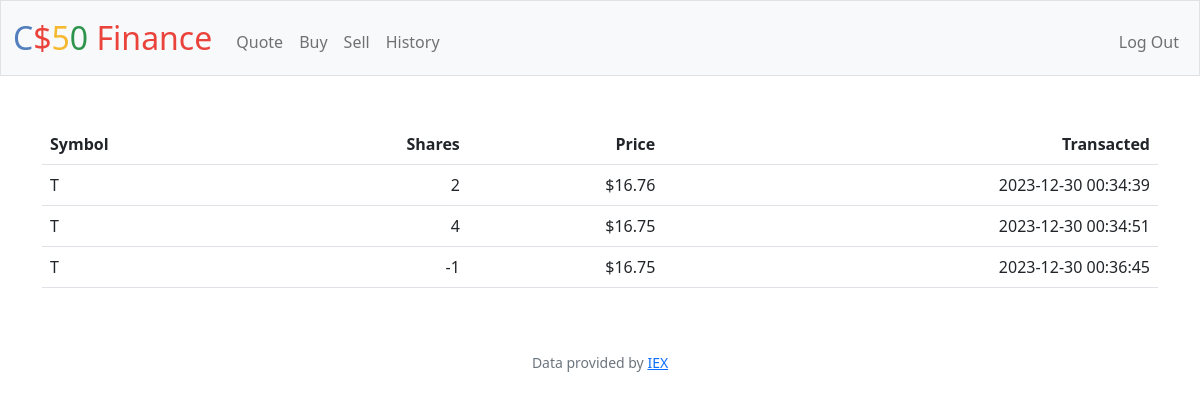
The app's page /history (signed in) with its own data.
### tables this page shows
CREATE TABLE transactions (
id INTEGER PRIMARY KEY AUTOINCREMENT,
user_id INTEGER NOT NULL,
symbol TEXT NOT NULL,
name TEXT NOT NULL,
type TEXT NOT NULL,
shares INTEGER NOT NULL,
price NUMERIC NOT NULL,
transaction_date DATETIME DEFAULT CURRENT_TIMESTAMP,
FOREIGN KEY (user_id) REFERENCES users(id)
);

### app.py (the view)
@app.route("/history", methods=["GET"])
@login_required
def history():
    user_id = session.get("user_id")
    stocks = db.execute(
        "SELECT symbol,shares,price,transaction_date FROM transactions WHERE user_id = ?",
        user_id,
    )
    return render_template("history.html", stocks=stocks)

### app.py (called while the page is built)
@app.after_request
def after_request(response):
    response.headers["Cache-Control"] = "no-cache, no-store, must-revalidate"
    response.headers["Expires"] = 0
    response.headers["Pragma"] = "no-cache"
    return response

### helpers.py (called while the page is built)
def login_required(f):
    @wraps(f)
    def decorated_function(*args, **kwargs):
        if session.get("user_id") is None:
            return redirect("/login")
        return f(*args, **kwargs)
    return decorated_function

def usd(value):
    return f"${value:,.2f}"

### templates/history.html (shortened to what this page needs)
{% extends "layout2.html" %}
{% block main %}
    <table class="table">
        <thead>
            <tr>
                <th class="text-start">Symbol</th>
                <th class="text-end">Shares</th>
                <th class="text-end">Price</th>
                <th class="text-end">Transacted</th>
            </tr>
        </thead>
       <tbody>
                {% for stock in stocks %}
                <tr>
                    <td class="text-start">{{ stock.symbol }}</td>
                    <td class="text-end">{{ stock.shares }}</td>
                    <td class="text-end">{{ stock.price | usd }}</td>
                    <td class="text-end">{{stock.transaction_date}}</td>
                </tr>
                {% endfor %}
        </tbody>
    </table>
{% endblock %}

### records on screen
transactions: symbol "T", shares "2", price "$16.76", transaction_date "2023-12-30 00:34:39"
transactions: symbol "T", shares "4", price "$16.75", transaction_date "2023-12-30 00:34:51"
transactions: symbol "T", shares "-1", price "$16.75", transaction_date "2023-12-30 00:36:45"
